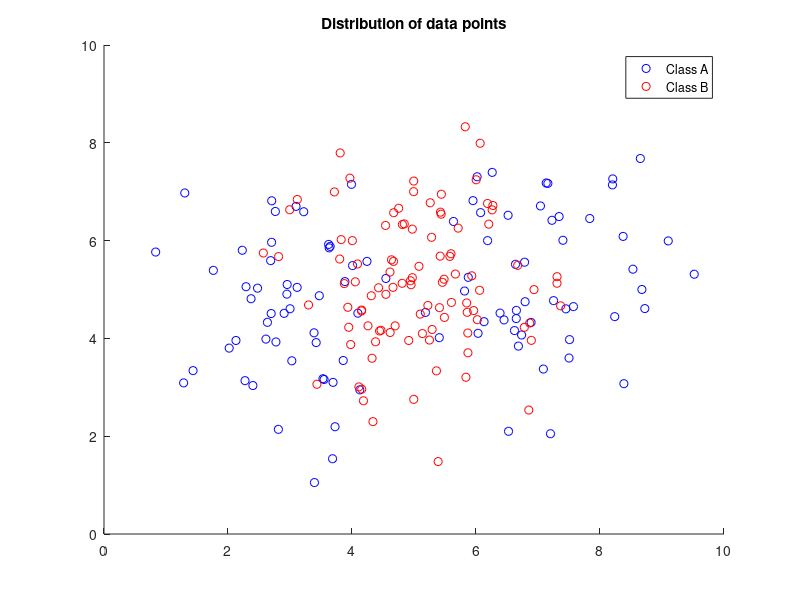

MATLAB code for this plot: (Note: this script raises an error after producing the figure.)
% Question 1 + 2
A = importdata('data_lvq_A.mat');
B = importdata('data_lvq_B.mat');

% Add class label to matrix
A = [A (ones(size(A, 1), 1).*1)];
B = [B (ones(size(B, 1), 1).*2)];

ax1 = subplot(1,1,1);
axis(ax1, [0 10 0 10]);
hold off;
scatter(A(:, 1), A(:, 2), 'b')
hold on;
scatter(B(:, 1), B(:, 2), 'r')
title('Distribution of data points')
legend('Class A','Class B')
print('data.png', '-dpng')

% Question 3
points = [A;B];
% shuffle the data
rng(0) % deterministic random
%points = points(randperm(size(points, 1)), :);

% prototype = w
w_1_1 = [A(1, :); B(1, :)];
w_1_2 = [A(1, :); B(1:2, :)];
w = [A(1:2, :); B(1, :)];
% better starting values at the end of the data
w_2_2 = [A(end-1:end, :); B(end-1:end, :)];

hold off;
scatter(A(:, 1), A(:, 2), 'b')
hold on;
scatter(B(:, 1), B(:, 2), 'r')

% Run the lvq algorithm
[~, trainingErrors] = lvq(points, w);

% Question 4
hold off;
plot(1:size(trainingErrors,1), trainingErrors(:, 1))
title('Change of the training errors over the LVQ epochs')
xlabel('Epoch')
ylabel('Training error')
print('data_curve_w.png', '-dpng')


% Question 5
hold off;
[w_1_1_lvq, trainingErrors_w_1_1] = lvq(points, w_1_1);
print('data_progress_w_1_1.png', '-dpng')
[w_1_2_lvq, trainingErrors_w_1_2] = lvq(points, w_1_2);
print('data_progress_w_1_2.png', '-dpng')
[w_lvq, trainingErrors_w] = lvq(points, w);
print('data_progress_w_2_1.png', '-dpng')
[w_2_2_lvq, trainingErrors_w_2_2] = lvq(points, w_2_2);
print('data_progress_w_2_2.png', '-dpng')

hold off;
plot(1:size(trainingErrors_w_1_1,1), trainingErrors_w_1_1(:, 1))
hold on;
plot(1:size(trainingErrors_w_1_2,1), trainingErrors_w_1_2(:, 1))
plot(1:size(trainingErrors_w,1), trainingErrors_w(:, 1))
plot(1:size(trainingErrors_w_2_2,1), trainingErrors_w_2_2(:, 1))
legend('1-1', '1-2', '2-1', '2-2');

print('data_curve.png', '-dpng')


% Question 6
hold off;
title('Classification of the classes A and B')

ax1 = subplot(2,2,1);
[res] = classifyPoints(points, w_1_1_lvq);
scatter(res(:,1), res(:,2), [], res(:,3))
xlabel('')
ylabel('')
title('Classification for 1-1')

ax2 = subplot(2,2,2);
[res] = classifyPoints(points, w_1_2_lvq);
scatter(res(:,1), res(:,2), [], res(:,3))
xlabel('')
ylabel('')
title('Classification for 1-2')

ax3 = subplot(2,2,3);
[res] = classifyPoints(points, w_lvq);
scatter(res(:,1), res(:,2), [], res(:,3))
xlabel('')
ylabel('')
title('Classification for 2-1')

ax4 = subplot(2,2,4);
[res] = classifyPoints(points, w_2_2_lvq);
scatter(res(:,1), res(:,2), [], res(:,3))
xlabel('')
ylabel('')
title('Classification for 2-2')

axis([ax1 ax2 ax3 ax4], [0 10 0 10]);
print('data_classified.png', '-dpng')

